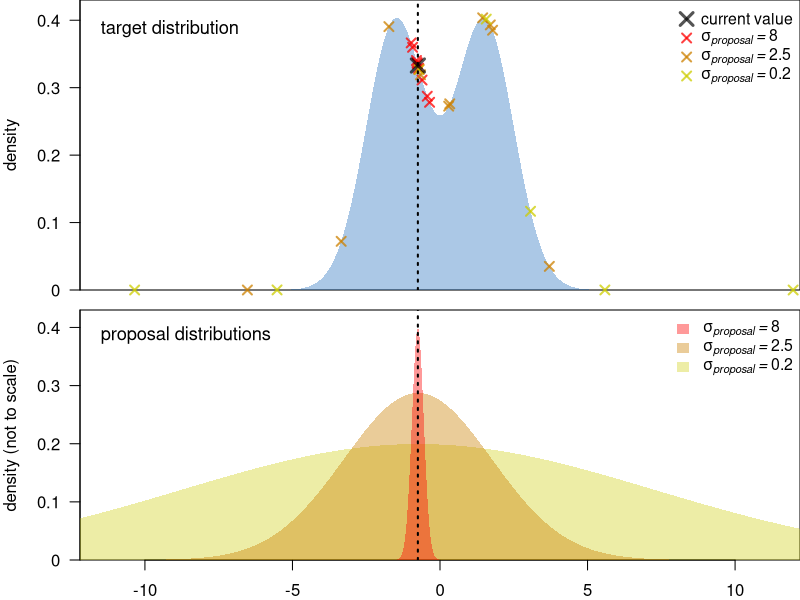
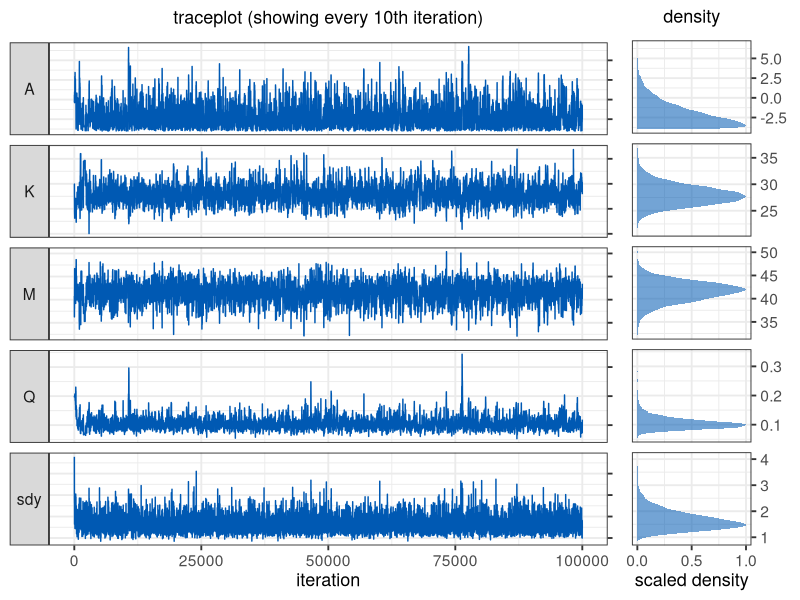
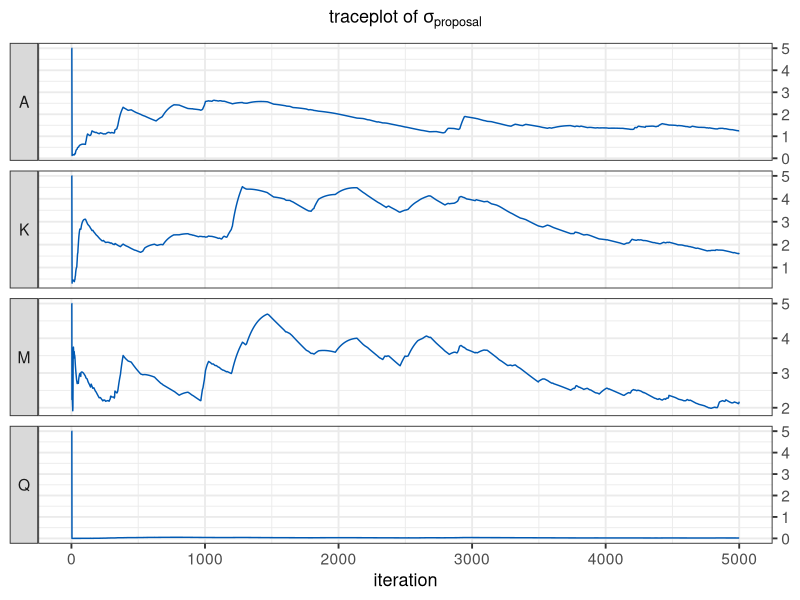

Reproduce these figures in R, in order.
## ---- chunk 1
knitr::opts_chunk$set(echo = TRUE)
## ---- chunk 2

set.seed(2)
par(mfrow=c(2,1),mar = c(0.5,4,0,0), las = 1)
xd <- seq(-12.2,12.2,0.01)
yd <- dnorm(xd,-1.5,1)+dnorm(xd,1.5,1)
plot(xd,yd, xlab = "", ylab = "density",type = "n", yaxs = "i", xaxs = "i", ylim = c(0,0.43), xaxt = "n", yaxt = "n")
axis(2,seq(0,0.5,0.1), c("0",as.character(seq(0.1,0.4,0.1)),NA))
text(-11.5,0.39,"target distribution", adj = c(0,.5), cex = 1.1)

error_polygon <- function(x,en,ep,color) {
  polygon( c(x[1], x, x[length(x)], x[length(x)], rev(x), x[1]),
           c((ep)[1],ep, (ep)[length(ep)], (en)[length(en)], rev(en), (en)[1]),
           border = NA, col = color)
}

col3 <- rgb(0.8,0.8,0,.75)
col2 <- rgb(0.8,0.5,0,.75)
col1 <- rgb(1,0,0,.75)


error_polygon(xd,rep(0,length(xd)),yd,rgb(0,0.35,0.7,0.33))
p1 <- -0.75
sd3 <- p1+rnorm(10,0,0.2)
points(sd3,dnorm(sd3,-1.5,1)+dnorm(sd3,1.5,1), pch = 4, cex = 1.2, lwd = 2, col = col1, xpd = T)

sd2 <- p1+rnorm(10,0,2.5)
points(sd2,dnorm(sd2,-1.5,1)+dnorm(sd2,1.5,1), pch = 4, cex = 1.2, lwd = 2, col = col2, xpd = T)

sd1 <- p1+rnorm(10,0,8)
points(sd1,dnorm(sd1,-1.5,1)+dnorm(sd1,1.5,1), pch = 4, cex = 1.2, lwd = 2, col = col3, xpd = T)

abline(v= -0.75, lty = 3, lwd = 2)
points(-0.75,dnorm(-0.75,-1.5,1)+dnorm(-0.75,1.5,1), pch = 4, cex = 1.75, lwd = 3, col = rgb(0,0,0,0.67), xpd = T)
sigmas <- c(8,2.5,0.2)
legend("topright", as.expression(c("current value",sapply(1:3, function(x) bquote(italic(sigma["proposal"]~"="~.(sigmas[x])))))), 
       col = c(rgb(0,0,0,0.67),col1,col2,col3), border = NA, bty = "n", pch = 4, 
       pt.cex = c(1.7,1.2,1.2,1.2), pt.lwd = c(3,2,2,2), cex = 0.95)


par(mar = c(2,4,0.5,0))

plot(xd,yd, xlab = "", ylab = "density (not to scale)",type = "n", yaxs = "i", xaxs = "i", ylim = c(0,0.43), yaxt = "n")
text(-11.5,0.39,"proposal distributions", adj = c(0,.5), cex = 1.1)
axis(2,seq(0,0.5,0.1), c("0",as.character(seq(0.1,0.4,0.1)),NA))

col1 <- rgb(0.8,0.8,0,0.35)
col2 <- rgb(0.8,0.5,0,0.4)
col3 <- rgb(1,0,0,0.4)

error_polygon(xd,rep(0,length(xd)),dnorm(xd,p1,8)*4,col1)
error_polygon(xd,rep(0,length(xd)),dnorm(xd,p1,2.5)*1.8,col2)
error_polygon(xd,rep(0,length(xd)),dnorm(xd,p1,0.2)*0.2,col3)


abline(v= -0.75, lty = 3, lwd = 2)
legend("topright", as.expression(sapply(1:3, function(x) bquote(italic(sigma["proposal"]~"="~.(sigmas[x]))))), 
       fill = c(col3,col2,col1), border = NA, bty = "n", cex = 0.95)


## ---- chunk 3
weighted_var <- function(x, weights, sum_weights) {
  sum(weights*((x-sum(weights*x)/sum_weights)^2))/(sum_weights)
}
## ---- chunk 4
gradient <- function(x, coeff, sdy) { # sigma is labelled "sdy"
  A = coeff[1]
  K = coeff[2]
  M = coeff[3]
  Q = coeff[4]
  return(A + max(c(K-A,0))/((1+(exp(Q*(x-M))))) + rnorm(length(x),0,sdy))
}

loglik <- function(x, y,  coeff, sdy) {
  A = coeff[1]
  K = coeff[2]
  M = coeff[3]
  Q = coeff[4]
  pred = A + max(c(K-A,0))/((1+(exp(Q*(x-M)))))
  return(sum(dnorm(y, mean = pred, sd = sdy, log = TRUE)))
}

logprior <- function(coeff) {
  return(sum(c(
    dunif(coeff[1], -4, 40, log = TRUE),
    dunif(coeff[2], -4, 40, log = TRUE),
    dnorm(coeff[3], 45, 10, log = TRUE),
    dlnorm(coeff[4], -2, 1, log = TRUE))))
}

logposterior <- function(x, y, coeff, sdy){
  return (loglik(x, y, coeff, sdy) + logprior(coeff))
}

## ---- chunk 5
MH_propose <- function(coeff, proposal_sd){
  rnorm(4,mean = coeff, sd= proposal_sd)
}
## ---- chunk 6
# Main MCMCM function
run_MCMC <- function(x, y, coeff_inits, sdy_init, nIter, proposal_sd_init = rep(5,4), 
                     nAdapt = 5000, adaptation_decay = 500){
  ### Initialisation
  coefficients = array(dim = c(nIter,4)) # set up array to store coefficients
  coefficients[1,] = coeff_inits # initialise coefficients
  sdy = rep(NA_real_,nIter) # set up vector to store sdy
  sdy[1] = sdy_init # intialise sdy
  A_sdy = 3 # parameter for the prior on the inverse gamma distribution of sdy
  B_sdy = 0.1 # parameter for the prior on the inverse gamma distribution of sdy
  n <- length(y)
  shape_sdy <- A_sdy+n/2 # shape parameter for the inverse gamma
  sd_it <- 1 # iteration index for the proposal standard deviation
  proposal_sd <- array(NA_real_,dim = c(nAdapt,4)) # array to store proposal SDs
  proposal_sd[1:3,] <- proposal_sd_init # proposal SDs before adaptation
  # pre-define exp. decaying weights for weighted variance
  allWeights <- exp((-(nAdapt-2)):0/adaptation_decay) 
  accept <- rep(NA,nIter) # vector to store the acceptance or rejection of proposals
  ### The MCMC loop
  for (i in 2:nIter){

   ## 1. Gibbs step to estimate sdy
    sdy[i] = sqrt(1/rgamma(
      1,shape_sdy,B_sdy+0.5*sum((y-gradient(x,coefficients[i-1,],0))^2)))

   ## 2. Metropolis-Hastings step to estimate the regression coefficients
    proposal = MH_propose(coefficients[i-1,],proposal_sd[sd_it,]) # new proposed values
    if(any(proposal[4] <= 0)) HR = 0 else {# Q and nu need to be >0
      # Hasting's ratio of the proposal
      HR = exp(logposterior(x = x, y = y, coeff = proposal, sdy = sdy[i]) -
                 logposterior(x = x, y = y, coeff = coefficients[i-1,], sdy = sdy[i]))}

    #if(gradient(65, proposal,0) >10) HR = 0
    # accept proposal with probability = min(HR,1)
    if (runif(1) < HR){
      accept[i] <- 1
      coefficients[i,] = proposal
      # if proposal is rejected, keep the values from the previous iteration
    }else{
      accept[i] <- 0
      coefficients[i,] = coefficients[i-1,]
    }
    # Adaptation of proposal SD
    if(i < nAdapt){ # stop adaptation after nAdapt iterations
    if(i>=3) {
    weights = allWeights[(nAdapt-i+2):nAdapt-1] # select weights for current iteration
    sum_weights = sum(weights) 
    weighted_var_coeff <- apply(coefficients[2:i,], 2, # calculate weighted variance
          function(f) weighted_var(
          f, weights = weights, sum_weights = sum_weights))


    for(v in 1:4) {if(weighted_var_coeff[v]==0)   { # 
              proposal_sd[i+1,v] <- sqrt(proposal_sd[i,v]^2/5)
      } else  proposal_sd[i+1,v] <- 2.4/sqrt(4) * sqrt(weighted_var_coeff[v]) + 0.0001
    }                   
                           
    }
    sd_it <- i+1
    }
  } # end of the MCMC loop

  ###  Function output
  output = list(coeff = data.frame(A = coefficients[,1],
                           K = coefficients[,2],
                           M = coefficients[,3],
                           Q = coefficients[,4],
                           sdy = sdy),
                proposal_sd = data.frame(proposal_sd),
                accept = accept)
  return(output)
}
## ---- chunk 7
### Taking samples
set.seed(10)
sample_lat <- runif(10,0,90)
sample_data <- data.frame(
  x = sample_lat, 
  y = gradient(x = sample_lat, coeff = c(-2.0, 28, 41, 0.1), sd = 2))

### Analysis
nIter <- 100000
print(system.time({m <- run_MCMC(x = sample_data$x, y = sample_data$y,
                                 coeff_inits = c(0,30,45,0.2), sdy_init = 4, 
                                 nIter = nIter, nAdapt = 5000, adaptation_decay =500,
                                 proposal_sd_init = c(5,5,5,5))}))

## ---- chunk 8
library(ggplot2)
library(dplyr)
library(reshape)
library(cowplot)
mm <- m$coeff %>% dplyr::mutate(iteration = 1:nrow(.))
mm <- melt(mm,id.vars = "iteration")

facet.labs = c("A", "K", "M", "Q", expression(sigma["y"]))
names(facet.labs) <- c("A", "K", "M", "Q", "sdy")

p1 <- ggplot(mm %>% filter(iteration %% 10 == 0)) + geom_line(aes(x = iteration, y = value),
                             colour = rgb(0,0.35,0.7,1))+
      facet_grid(variable ~ ., switch = "y",scales = "free_y",
      labeller = labeller(variable = facet.labs)) + 
      theme(legend.position = "none")+
      theme_bw(base_size = 14)+
      theme(strip.text.y.left = element_text(angle = 0))+
      scale_y_continuous(position = "right")+
      ylab(NULL)+
      ggtitle(expression("traceplot (showing every 10th"~"iteration)"))+ 
      theme(plot.title = element_text(size = 13, face = "bold",hjust = 0.5),
            axis.title=element_text(size=13), axis.text.y=element_blank(),)


p2 <- ggplot(mm %>% filter(iteration %% 10 == 0 & iteration > 5000)) +
  #geom_vline(aes(xintercept = trueval), colour = "black", size = 1,linetype = "solid")+

 stat_density(aes(x = value, y =..scaled..), 
   fill = rgb(0,0.35,0.7,0.55), size = 1.5)+
      facet_grid(variable ~ ., scales = "free_y")+ 
     theme(legend.position = "none")+
     theme_bw(base_size = 14)+
     theme(strip.background = element_blank(),
   strip.text.y = element_blank())+ 
 scale_y_continuous(position = "left",breaks = c(0,0.5,1))+
  scale_x_continuous(position = "top")+
coord_flip()+
  ylab("scaled density")+
      xlab(NULL)+
      ggtitle(expression("density"))+ 
      theme(plot.title = element_text(size = 13, face = "bold",hjust = 0.5),
            axis.title=element_text(size=13))

plot_grid(p1, p2, ncol = 2, labels = c("", ""),
         rel_widths = c(7,2))

## ---- chunk 9
colnames(m$proposal_sd) <- c("A","K", "M", "Q")
mm <- m$proposal_sd %>% dplyr::mutate(iteration = 1:nrow(.))
mm <- melt(mm,id.vars = "iteration")
facet.labs = c("A", "K", "M", "Q")
names(facet.labs) <- c("A", "K", "M", "Q")

ggplot(mm) + geom_line(aes(x = iteration, y = value),
                             colour = rgb(0,0.35,0.7,1))+
      facet_grid(variable ~ ., switch = "y",scales = "free_y",
      labeller = labeller(variable = facet.labs)) + 
      theme(legend.position = "none")+
      theme_bw(base_size = 14)+
      theme(strip.text.y.left = element_text(angle = 0))+
      scale_y_continuous(position = "right")+
      ylab(NULL)+
      ggtitle(expression("traceplot of "*sigma["proposal"]))+ 
      theme(plot.title = element_text(size = 13, face = "bold",hjust = 0.5),
            axis.title=element_text(size=13))
